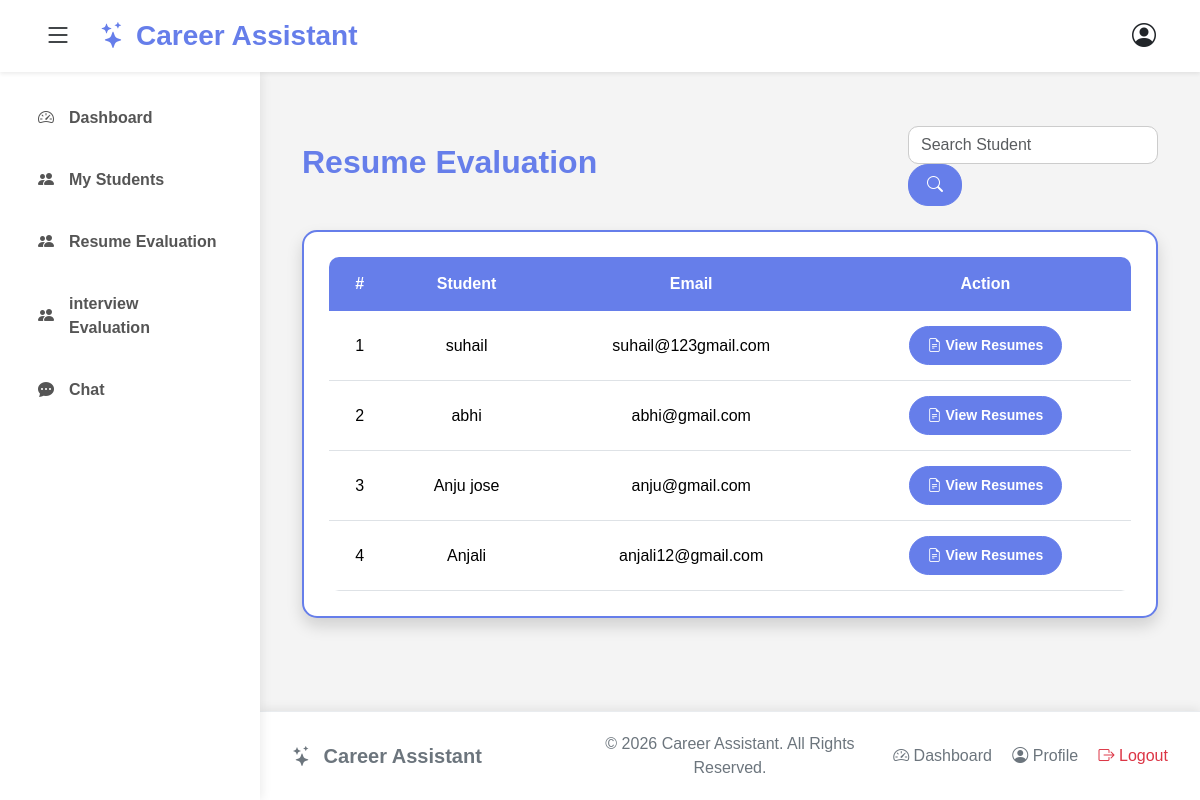
The app's page /mentor/resume-evaluation/ (signed in) with its own data.
### careerproject/models.py (models this page shows, shortened)
class StudentProfile(models.Model):
    user = models.OneToOneField(CustomUser, on_delete=models.CASCADE)
    mentor = models.ForeignKey('MentorProfile', on_delete=models.SET_NULL, null=True, blank=True, related_name="students")
    profile_pic = models.ImageField(upload_to='students/', blank=True, null=True)
    full_name = models.CharField(max_length=100)
    phone = models.CharField(max_length=15,)
    GENDER_CHOICES = (
            ('Male', 'Male'),
            ('Female', 'Female'),
            ('Other', 'Other')
    )
    gender = models.CharField(max_length=10,choices=GENDER_CHOICES)
    dob = models.DateField(blank=True, null=True)
    location = models.CharField(max_length=100, blank=True)
    QUALIFICATION_CHOICES=(
            ('10th', '10th'),
            ('12th', '12th'),
            ('Diploma', 'Diploma'),
            ('Graduate', 'Graduate'),
            ('Post Graduate', 'Post Graduate'),
            ('Others', 'Others'),
    )
    qualification = models.CharField(max_length=30, choices=QUALIFICATION_CHOICES)
    course = models.CharField(max_length=100)
    OCCUPATIONAL_CHOICES=(
            ('Student', 'Student'),
            ('Unemployed', 'Unemployed'),
            ('Employed', 'Employed'),
            ('Career Break', 'Career Break'),
    )
    occupational_status = models.CharField(max_length=20, choices=OCCUPATIONAL_CHOICES)
    skills = models.TextField()
    resume = models.FileField(upload_to='resumes/', blank=True, null=True)
    bio = models.TextField(blank=True)

class CustomUser(AbstractUser):
    username = models.CharField(max_length=20, unique=True)
    email = models.EmailField(unique=True)
    ROLE_CHOICES = (
        ('admin', 'Admin'),
        ('student', 'Student'),
        ('mentor', 'Mentor'),
        ('company', 'Company'),
    )
    role = models.CharField(
        max_length=10, choices=ROLE_CHOICES, default='student')

### careerproject/views.py (the view, shortened to what this page needs)
# urls.py: path("mentor/resume-evaluation/",views.resume_evaluation,name="resume_evaluation",),
@login_required
def resume_evaluation(request):
    if request.user.role != "mentor":
        return redirect("dashboard")
    mentor = get_object_or_404(
        MentorProfile,
        user=request.user
    )
    search = request.GET.get("search", "")
    students = StudentProfile.objects.filter(
        mentor=mentor
    ).select_related(
        "user"
    )
    return render(
        request,
        "mentor_module/resume_evaluation.html",
        {
            "students": students,
            "search": search,
        }
    )

### templates/mentor_module/resume_evaluation.html
{% extends 'mentor_module/mentor_base.html' %}
{% load static %}
{% block css %}
<link rel="stylesheet" href="{% static 'css/mentor_resume_evaluation.css' %}">
{% endblock %}
{% block content %}
<div class="container py-4">
    <div class="d-flex justify-content-between align-items-center mb-4">
        <h2>Resume Evaluation</h2>
        <form method="GET">
            <input
                type="text"
                name="search"
                value="{{ request.GET.search }}"
                class="form-control"
                placeholder="Search Student">
                <button type="submit" class="btn btn-primary">
                <i class="bi bi-search"></i>
    </button>
        </form>
    </div>
    <div class="card shadow">
        <div class="card-body">
            <table class="table table-hover">
                <thead>
                    <tr>
                        <th>#</th>
                        <th>Student</th>
                        <th>Email</th>
                        <th>Action</th>
                    </tr>
                </thead>
                <tbody>
                {% for student in students %}
                <tr>
                    <td>{{ forloop.counter }}</td>
                    <td>{{ student.full_name }}</td>
                    <td>{{ student.user.email }}</td>
                    <td>
                        <a href="{% url 'student_resumes' student.id %}"
   class="btn btn-primary btn-sm">
    <i class="bi bi-file-earmark-text"></i>
    View Resumes
</a>
                    </td>
                </tr>
                {% empty %}
                <tr>
                    <td colspan="4" class="text-center">
                        No students assigned.
                    </td>
                </tr>
                {% endfor %}
                </tbody>
            </table>
        </div>
    </div>
</div>
{% endblock %}

### static/css/private.css (style rules this page uses)
* { margin:0; padding:0; box-sizing:border-box; }
body { font-family:'Segoe UI',sans-serif; background:#f5f7fb; min-height:100vh; display:flex; flex-direction:column; }
html,body { height:100%; }
body { display:flex; flex-direction:column; min-height:100vh; }

### static/css/mentor_resume_evaluation.css (style rules this page uses)
body { background-color:#f4f4f4; font-family:Arial, sans-serif; }
.container { padding-bottom:40px; }
.d-flex h2 { color:#667eea; font-weight:bold; }
.form-control { border:1px solid #ccc; border-radius:10px; width:250px; transition:0.3s ease; }
.card { border:2px solid #667eea; border-radius:15px; box-shadow:0 5px 15px rgba(0,0,0,0.15); overflow:hidden; }
.card-body { padding:25px; }
.table { margin-bottom:0; border-radius:10px; overflow:hidden; }
.table thead th { background-color:#667eea; color:white; font-weight:bold; padding:15px; text-align:center; border:none; }
.table tbody td { padding:15px; text-align:center; vertical-align:middle; }
.table tbody tr { transition:0.3s ease; }
.btn-primary { background-color:#667eea; border-color:#667eea; border-radius:20px; padding:8px 18px; font-weight:bold; transition:0.3s ease; }

### records on screen
StudentProfile: full_name "suhail", user.email "suhail@123gmail.com"
StudentProfile: full_name "abhi", user.email "abhi@gmail.com"
StudentProfile: full_name "Anju jose", user.email "anju@gmail.com"
StudentProfile: full_name "Anjali", user.email "anjali12@gmail.com"
